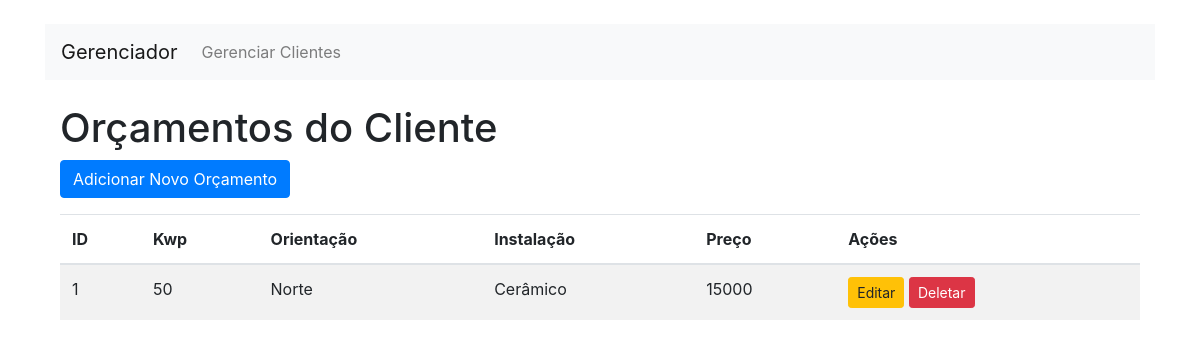
The page /index.php?entity=orcamento&cliente_id=1 on the database as committed earlier.
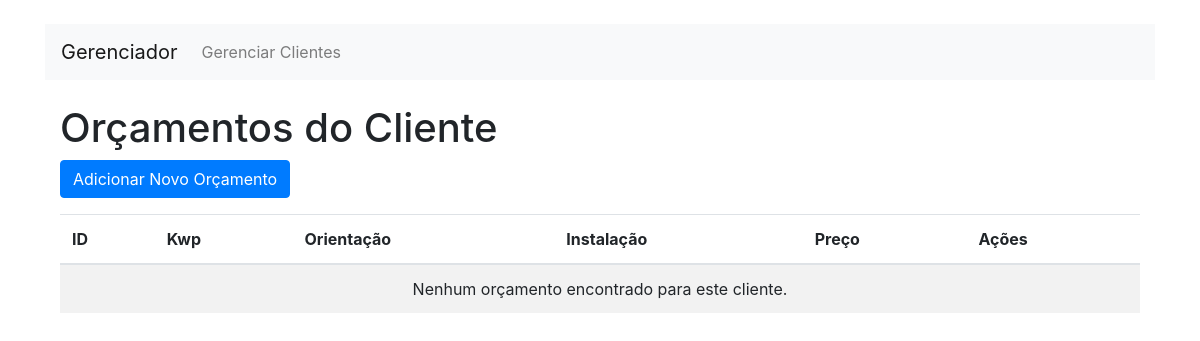
The same page on the database as committed later.
### tables this page shows
CREATE TABLE orcamentos (
    id INTEGER PRIMARY KEY AUTOINCREMENT,
    cliente_id INTEGER NOT NULL,
    kwp TEXT NOT NULL,
    orientacao TEXT NOT NULL,
    instalacao TEXT NOT NULL,
    preco REAL NOT NULL,
    FOREIGN KEY (cliente_id) REFERENCES clientes(id)
);

### Config/database.php (called while the page is built, shortened)
<?php
class Database {
    private $connection;
    public function __construct() {
        $this->connection = new PDO('sqlite:./database.sqlite');
        $this->connection->setAttribute(PDO::ATTR_ERRMODE, PDO::ERRMODE_EXCEPTION);
    }
    public function getConnection() {
        return $this->connection;
    }
}
?>

### Controllers/orcamentoController.php (called while the page is built, shortened)
<?php
require_once 'Models/orcamento.php';
class OrcamentoController {
    public function read($cliente_id = null) {
        $orcamento = new Orcamento();
        return $orcamento->read($cliente_id);
    }
}
?>

### Models/orcamento.php (called while the page is built, shortened)
<?php
class Orcamento {
    private $db;
    private $table = 'orcamentos';
    public function __construct() {
        $this->db = (new Database())->getConnection();
    }
    public function read($cliente_id) {
        $query = "SELECT * FROM " . $this->table . " WHERE cliente_id = :cliente_id";
        $stmt = $this->db->prepare($query);
        $stmt->bindParam(':cliente_id', $cliente_id);
        $stmt->execute();
        return $stmt->fetchAll(PDO::FETCH_ASSOC);
    }
}
?>

### Views/orcamento/index.php (the view, shortened to what this page needs)
<!DOCTYPE html>
<html lang="pt-BR">
<head>
    <link rel="stylesheet" href="https://maxcdn.bootstrapcdn.com/bootstrap/4.5.2/css/bootstrap.min.css">
</head>
<body>
    <div class="container mt-4">
        <h1>Orçamentos do Cliente</h1>
        <?php if (isset($cliente_id)): ?>
            <a href="index.php?entity=orcamento&action=create&cliente_id=<?= htmlspecialchars($cliente_id) ?>" class="btn btn-primary mb-3">Adicionar Novo Orçamento</a>
        <?php endif; ?>
        <table class="table table-striped">
            <thead>
                <tr>
                    <th>ID</th>
                    <th>Kwp</th>
                    <th>Orientação</th>
                    <th>Instalação</th>
                    <th>Preço</th>
                    <th>Ações</th>
                </tr>
            </thead>
            <tbody>
                <?php if (!empty($orcamentos)): ?>
                    <?php foreach ($orcamentos as $orcamento): ?>
                        <tr>
                            <td><?= htmlspecialchars($orcamento['id']) ?></td>
                            <td><?= htmlspecialchars($orcamento['kwp']) ?></td>
                            <td><?= htmlspecialchars($orcamento['orientacao']) ?></td>
                            <td><?= htmlspecialchars($orcamento['instalacao']) ?></td>
                            <td><?= htmlspecialchars($orcamento['preco']) ?></td>
                            <td>
                                <a href="index.php?entity=orcamento&action=edit&id=<?= htmlspecialchars($orcamento['id']) ?>&cliente_id=<?= htmlspecialchars($cliente_id) ?>" class="btn btn-warning btn-sm">Editar</a>
                                <a href="index.php?entity=orcamento&action=delete&id=<?= htmlspecialchars($orcamento['id']) ?>&cliente_id=<?= htmlspecialchars($cliente_id) ?>" class="btn btn-danger btn-sm" onclick="return confirm('Tem certeza que deseja excluir este orçamento?')">Deletar</a>
                            </td>
                        </tr>
                    <?php endforeach; ?>
                <?php else: ?>
                    <tr>
                        <td colspan="6" class="text-center">Nenhum orçamento encontrado para este cliente.</td>
                    </tr>
                <?php endif; ?>
            </tbody>
        </table>
    </div>
</body>
</html>

Rows that differ between the two databases and show on the page:
removed orcamentos: id "1", kwp "50", orientacao "Norte", instalacao "Cerâmico", preco "15000"
Other text that changed with them:
text now shown: "Nenhum orçamento encontrado para este cliente."
